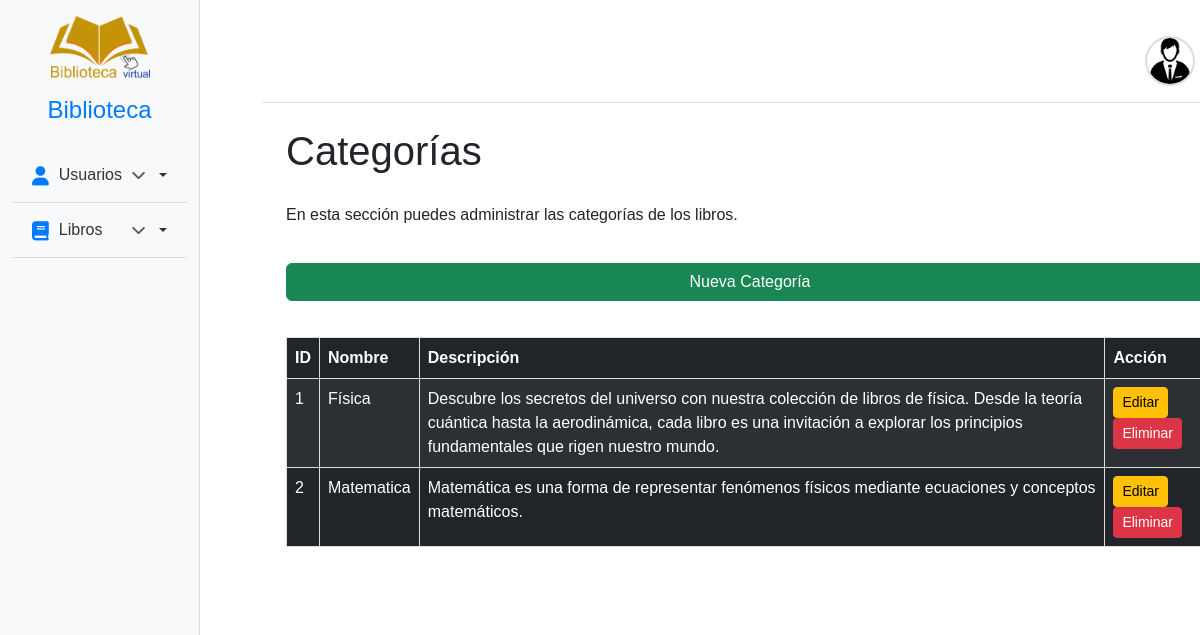
Screenshot of /admin/categorias (signed in) with the database file from the repository.
### tables this page shows
CREATE TABLE categorias (
        id_categoria INTEGER PRIMARY KEY AUTOINCREMENT,
        nombre TEXT UNIQUE NOT NULL,
        descripcion TEXT
        );

### blueprints/administrador/__init__.py (the view)
@administrador_bp.route('/admin/categorias', methods=['GET'])
def categorias():
    if session.get('user_role') != 'admin':
        return redirect(url_for('login.login'))  # Redirige al login si no es admin
    categorias = query_db("SELECT * FROM categorias")
    return render_template('categorias.html', categorias=categorias)

### blueprints/administrador/__init__.py (called while the page is built)
def query_db(query, args=(), one=False, commit=False):
    conn = sqlite3.connect('biblioteca.db')
    conn.row_factory = sqlite3.Row
    cur = conn.cursor()
    try:
        cur.execute(query, args)
        if commit:
            conn.commit()  # Confirma los cambios en la base de datos
        rv = cur.fetchall()
        return (rv[0] if rv else None) if one else rv
    except sqlite3.Error as e:
        print(f"Error en la base de datos: {e}")  # Imprime el error para depuración
        flash(f"Error en la base de datos: {e}", "error")
        return None
    finally:
        conn.close()

### blueprints/index/__init__.py (called while the page is built)
def query_db(query, args=(), one=False):
    conn = sqlite3.connect('biblioteca.db')
    cursor = conn.cursor()
    cursor.execute(query, args)
    rv = cursor.fetchall()
    conn.close()
    return (rv[0] if rv else None) if one else rv

@index_bp.app_context_processor
def inject_categories():
    categorias = query_db("""
        SELECT
            id_categoria,
            nombre
        FROM categorias
    """)
    return {'categorias_navbar': categorias}

### blueprints/administrador/templates/categorias.html (shortened to what this page needs)
{% extends 'baseadm.html' %}
{% block content %}
<h1>Categorías</h1>
<p>En esta sección puedes administrar las categorías de los libros.</p>
<a href="{{ url_for('administrador.nueva_categoria') }}" class="btn btn-success mb-3">Nueva Categoría</a>
<table class="table table-dark table-striped">
    <thead>
        <tr>
            <th>ID</th>
            <th>Nombre</th>
            <th>Descripción</th>
            <th>Acción</th>
        </tr>
    </thead>
    <tbody>
        {% for categoria in categorias %}
        <tr>
            <td>{{ categoria['id_categoria'] }}</td>
            <td>{{ categoria['nombre'] }}</td>
            <td>{{ categoria['descripcion'] }}</td>
            <td>
                <a href="{{ url_for('administrador.editar_categoria', id_categoria=categoria['id_categoria']) }}" class="btn btn-warning btn-sm">Editar</a>
                <form action="{{ url_for('administrador.eliminar_categoria', id_categoria=categoria['id_categoria']) }}" method="POST" style="display: inline;">
                    <button type="submit" class="btn btn-danger btn-sm">Eliminar</button>
                </form>
            </td>
        </tr>
        {% endfor %}
    </tbody>
</table>
{% endblock %}

### static/css/styleadmin.css (style rules this page uses)
* { margin: 0; padding: 0; box-sizing: border-box; font-family: Arial, sans-serif; }
html, body { width: 100%; height: 100%; overflow-x: hidden; }
body { display: flex; min-height: 100vh; background-color: #f9f9ff; color: #333; }
.table { width: 100%; margin-bottom: 20px; color: #333; border-collapse: collapse; }
.table thead { background-color: #007bff; color: #fff; }
.table th, .table td { padding: 10px; text-align: left; border: 1px solid #ddd; }
.btn { border-radius: 5px; }
.btn-success { background-color: #28a745; border-color: #28a745; color: #fff; }
.btn-warning { background-color: #ffc107; border-color: #ffc107; color: #fff; }
.btn-danger { background-color: #dc3545; border-color: #dc3545; color: #fff; }

### rows the page displays
categorias: id_categoria "1", nombre "Física", descripcion "Descubre los secretos del universo con nuestra colección de libros de física. Desde la teoría cuántica hasta la aerodinámica, cada libro es una invitación a explorar los principios fundamentales que rigen nuestro mundo."
categorias: id_categoria "2", nombre "Matematica", descripcion "Matemática es una forma de representar fenómenos físicos mediante ecuaciones y conceptos matemáticos."
